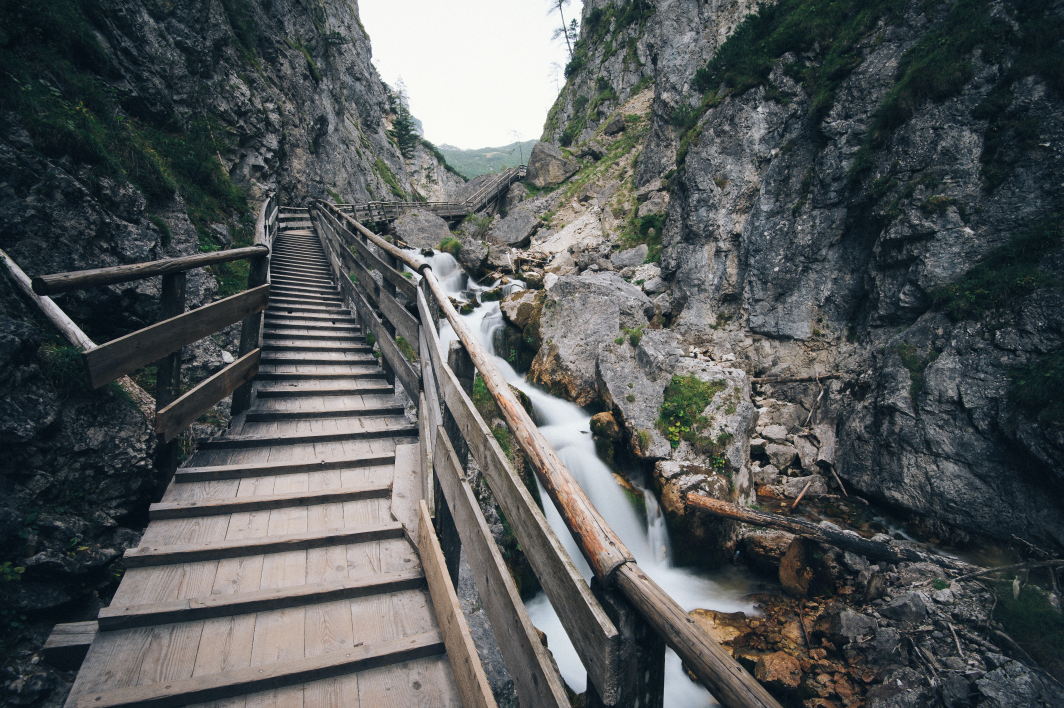
#> input picture hES84VKM7PI.jpg, 4256 x 2832 px (shown at 1/4 size)
$ python palettemaker.py hES84VKM7PI.jpg 3
#> lines starting #> are read from the running program, lines starting #| are printed output that depends on the picture
from PIL import Image, ImageDraw, ImageFont
import argparse
import os, sys

#if(len(sys.argv) < 3):
#    print("{} <image file> <number of colors in palette [1-256]> <*palette output file>".format(sys.argv[0]))
#    sys.exit(1)

parser = argparse.ArgumentParser(description='Generate color palettes from images.')
parser.add_argument(dest='img', type=str, help="Image path")
parser.add_argument(dest='num', type=int, help="Number of colors in palette")
parser.add_argument('-o', '--output', type=str, help="Save color palette as image")
parser.add_argument('-e', '--embed', type=str, help="Embed palette in original image and write as new file")
parser.add_argument('-s', '--show', action="store_true", default=False, help="Display embed image (overwrites -o and -e)")
parser.add_argument('-z', '--horizontal', action="store_true", default=False, help="Display palette as horizontal lines")
args = parser.parse_args()

END = "\x1b[0m"
def RGB(RGBl, Foreground=True):
    FB_G = 38
    if Foreground != True:
        FB_G = 48
    return "\x1b[" + str(FB_G) + ";2;" + str(RGBl[0]) + ";" + str(RGBl[1]) + ";" + str(RGBl[2]) + "m"

def rgbhex(rgb):
    return '%02x%02x%02x' % tuple(rgb)

def getpalette(f, num, v=True):
#> called with f = 'hES84VKM7PI.jpg', num = 3, v = True
    img = Image.open(f).convert("RGBA")
    q = img.quantize(colors=num, method=2)
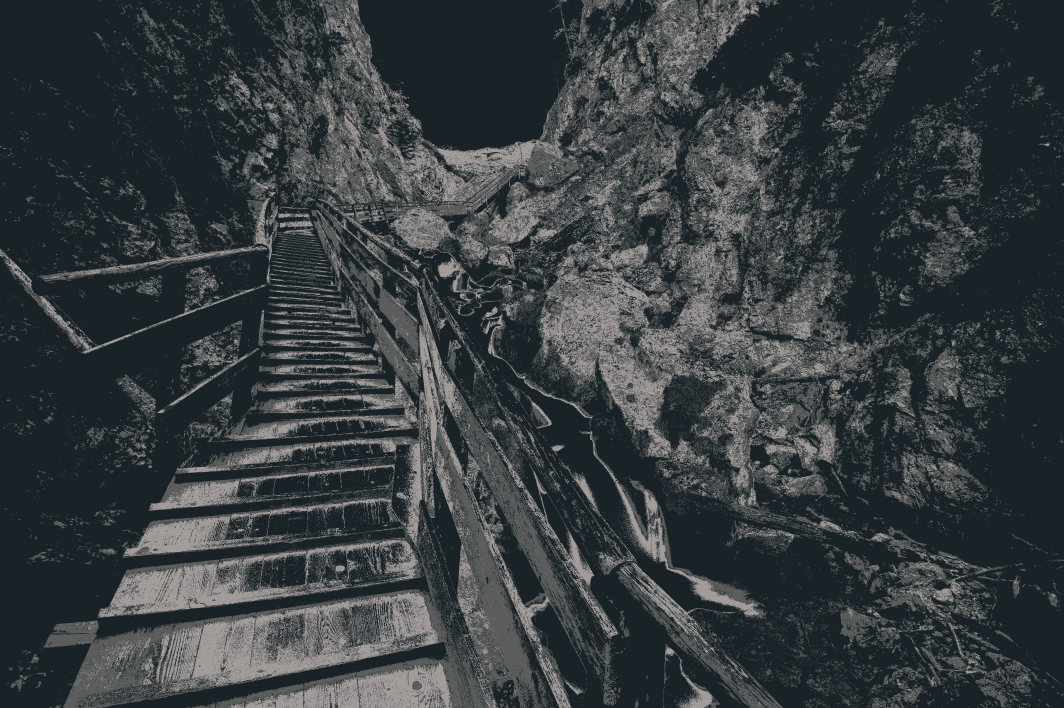
#> q: PIL image 4256x2832 P (shown at 1/4 size); mean R, G, B 54.9, 61.4, 63.7
    paletteout = []
    for i in [j for j in range(num*3) if j%3==0]:
        c = q.getpalette()[i:i+3]
#> c = [25, 35, 39]
        paletteout.append(c)
        if(v):
            print(RGB(c), "■■■■■■■", END, str("#" + rgbhex(c)))
#| [38;2;25;35;39m ■■■■■■■ [0m #192327
    return paletteout
numcol = args.num

if(os.path.isfile(args.img)):
    pal = getpalette(args.img, numcol, v=True)
#> pal = [[25, 35, 39], [92, 94, 93], [162, 156, 154]]
else:
    print("{} is not a valid file.".format(args.img))
    sys.exit(1)

def genpalette(w, h, horizontal=False):
    img = Image.new("RGBA", (w, h))
    for i in range(numcol):
        if(horizontal):
            dv = h/numcol
            shape = [(0, dv*i), (w, (dv*i)+dv)]
        else:
            dv = w/numcol
            shape = [(dv*i, 0), ((dv*i)+dv, h)]
        hx = "#" + rgbhex(pal[i])
        ImageDraw.Draw(img).rectangle(shape, fill=hx)
    return img

if(args.output or args.show):
    w, h = 640, 360
    im = genpalette(640, 360, horizontal=args.horizontal)
    if(args.show):
        im.show()
    else:
        im.save(args.output)
        print(str("Color palette saved at " + os.path.abspath(args.output)))
if(args.embed or args.show):
    im = Image.open(args.img)
    h, w = im.height, im.width
    ov = genpalette(w, h, horizontal=args.horizontal)
    ov.putalpha(170) #change overlay image alpha from 0-255
    #im.paste(ov, (0, h-40), mask=ov) #overlay as color stripe on bottom
    im.paste(ov, (0, 0), mask=ov) #overlay over entire image with transparency
    if(args.show):
        im.show()
    else:
        im.save(args.embed)
        print(str("Overlayed image saved at " + os.path.abspath(args.embed)))
